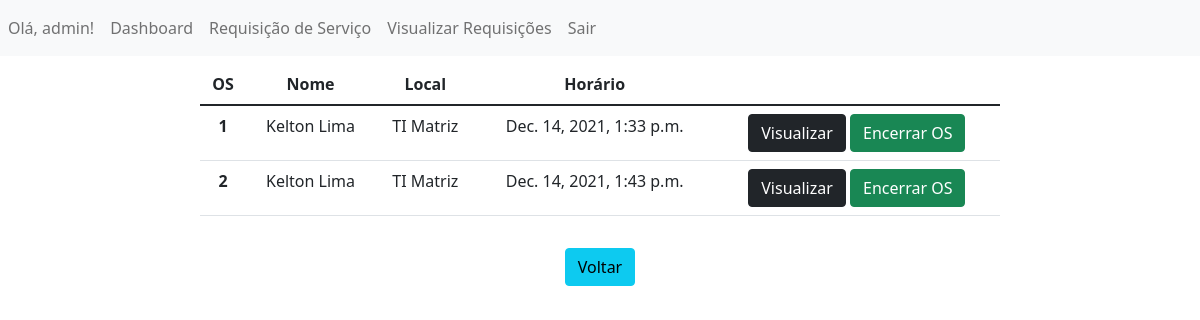
Screenshot of /lista/ (signed in) with the database file from the repository.
### users/models.py (models this page shows)
class User(AbstractUser):
    tecnico = models.BooleanField(null=True, blank=True)

### app_osrm/models.py (models this page shows)
class InserirDados(models.Model):
    nome = models.ForeignKey(User,on_delete=models.CASCADE)
    placa_patrimonio = models.IntegerField(blank=True)
    local = models.CharField(max_length=100)
    problema = models.TextField(max_length=300)
    horarioInsercao = models.DateTimeField(default=datetime.datetime.now, blank=True)

### app_osrm/views.py (the view)
# urls.py: path('lista/', lista, name="lista"),
def lista(request):
    data = {}
    data['db'] = InserirDados.objects.all()
    return render(request, 'lista.html', data)

### templates/lista.html (shortened to what this page needs)
<!DOCTYPE html>
<html lang="pt-br">
<head>
    <link href="https://cdn.jsdelivr.net/npm/bootstrap@5.1.3/dist/css/bootstrap.min.css" rel="stylesheet">
</head>
<body>
    <nav class="navbar navbar-expand-lg navbar-light bg-light">
        <div class="collapse navbar-collapse" id="navbarSupportedContent">
          <ul class="navbar-nav mr-auto">
            {% if user.is_authenticated %}
            <li class="nav-item active">
                <a class="nav-link">Olá, {{ user.username }}!</a>
            </li>
            <li class="nav-item active">
                <a class="nav-link" href="{% url 'dashboard' %}">Dashboard</a>
            </li>
            <li class="nav-item active">
                <a class="nav-link" href="{% url 'form' %}">Requisição de Serviço</a>
            </li>
            <li class="nav-item active">
                <a class="nav-link" href="{% url 'lista' %}">Visualizar Requisições</a>
            </li>
            <li class="nav-item active">
                <a class="nav-link" href="{% url 'logout' %}">Sair</a>
            </li>
            {% endif %}
          </ul>
        </div>
    </nav>
    <div class="col-8 m-auto pt-2 pb-2 text-center">
        <table class="table">
            <thead class="thead-dark">
                <tr>
                    <th scope="col">OS</th>
                    <th scope="col">Nome</th>
                    <th scope="col">Local</th>
                    <th scope="col">Horário</th>
                </tr>
            </thead>
            <tbody>
                {% for dbs in db %}
                    <tr>
                        <th scope="row">{{dbs.id}}</th>
                        <td>{{dbs.nome}}</td>
                        <td>{{dbs.local}}</td>
                        <td>{{dbs.horarioInsercao}}</td>
                        <td>
                            <a href="/view/{{dbs.id}}" class="btn btn-dark">Visualizar</a>
                            <a href="/view/{{dbs.id}}" class="btn btn-success">Encerrar OS</a>
                        </td>
                    </tr>
                {% endfor %}
            </tbody>
        </table>
</div>
<div class="col-8 m-auto pt-2 pb-2 text-center">
    <a href="/" class="btn btn-info">Voltar</a>
</div>
</body>
</html>

### rows the page displays
User: username "admin"
InserirDados: id "1", nome "Kelton Lima", local "TI Matriz", horarioInsercao "Dec. 14, 2021, 1:33 p.m."
InserirDados: id "2", nome "Kelton Lima", local "TI Matriz", horarioInsercao "Dec. 14, 2021, 1:43 p.m."
